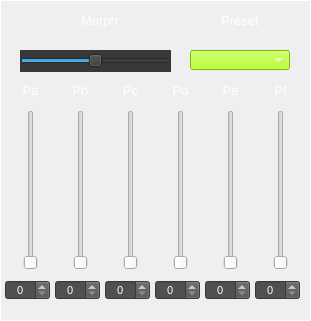
     <widget class="CustomFrame" name="frame_MsoSegments">
      <property name="geometry">
       <rect>
        <x>400</x>
        <y>170</y>
        <width>311</width>
        <height>321</height>
       </rect>
      </property>
      <property name="styleSheet">
       <string notr="true">color: rgb(255, 255, 255);</string>
      </property>
      <property name="frameShape">
       <enum>QFrame::Panel</enum>
      </property>
      <property name="frameShadow">
       <enum>QFrame::Plain</enum>
      </property>
      <property name="midLineWidth">
       <number>1</number>
      </property>
      <widget class="QLabel" name="label_109">
       <property name="geometry">
        <rect>
         <x>200</x>
         <y>10</y>
         <width>80</width>
         <height>21</height>
        </rect>
       </property>
       <property name="font">
        <font>
         <pointsize>10</pointsize>
        </font>
       </property>
       <property name="styleSheet">
        <string notr="true">color: rgb(255, 255, 255);</string>
       </property>
       <property name="text">
        <string>Preset</string>
       </property>
       <property name="alignment">
        <set>Qt::AlignCenter</set>
       </property>
      </widget>
      <widget class="QLabel" name="label_214">
       <property name="geometry">
        <rect>
         <x>54</x>
         <y>10</y>
         <width>91</width>
         <height>20</height>
        </rect>
       </property>
       <property name="font">
        <font>
         <pointsize>10</pointsize>
        </font>
       </property>
       <property name="styleSheet">
        <string notr="true">color: rgb(255, 255, 255);</string>
       </property>
       <property name="text">
        <string>Morph</string>
       </property>
       <property name="alignment">
        <set>Qt::AlignCenter</set>
       </property>
      </widget>
      <widget class="QLabel" name="label_215">
       <property name="geometry">
        <rect>
         <x>15</x>
         <y>80</y>
         <width>31</width>
         <height>21</height>
        </rect>
       </property>
       <property name="font">
        <font>
         <pointsize>10</pointsize>
        </font>
       </property>
       <property name="styleSheet">
        <string notr="true">color: rgb(255, 255, 255);</string>
       </property>
       <property name="text">
        <string>Pa</string>
       </property>
       <property name="alignment">
        <set>Qt::AlignCenter</set>
       </property>
      </widget>
      <widget class="QSpinBox" name="spinBox_MSO_Pos_a">
       <property name="geometry">
        <rect>
         <x>5</x>
         <y>280</y>
         <width>45</width>
         <height>20</height>
        </rect>
       </property>
       <property name="font">
        <font>
         <pointsize>8</pointsize>
        </font>
       </property>
       <property name="focusPolicy">
        <enum>Qt::NoFocus</enum>
       </property>
       <property name="styleSheet">
        <string notr="true">background-color: rgb(80,80,80);
color: rgb(255, 255, 255);</string>
       </property>
       <property name="alignment">
        <set>Qt::AlignCenter</set>
       </property>
       <property name="readOnly">
        <bool>false</bool>
       </property>
       <property name="accelerated">
        <bool>true</bool>
       </property>
       <property name="maximum">
        <number>100</number>
       </property>
       <property name="value">
        <number>0</number>
       </property>
      </widget>
      <widget class="CustomVerticalSlider" name="verticalSlider_MSO_Pos_a">
       <property name="geometry">
        <rect>
         <x>20</x>
         <y>110</y>
         <width>22</width>
         <height>160</height>
        </rect>
       </property>
       <property name="minimum">
        <number>1</number>
       </property>
       <property name="maximum">
        <number>2046</number>
       </property>
       <property name="singleStep">
        <number>10</number>
       </property>
       <property name="pageStep">
        <number>100</number>
       </property>
       <property name="orientation">
        <enum>Qt::Vertical</enum>
       </property>
       <property name="tickPosition">
        <enum>QSlider::NoTicks</enum>
       </property>
       <property name="tickInterval">
        <number>10</number>
       </property>
      </widget>
      <widget class="QSpinBox" name="spinBox_MSO_Pos_b">
       <property name="geometry">
        <rect>
         <x>55</x>
         <y>280</y>
         <width>45</width>
         <height>20</height>
        </rect>
       </property>
       <property name="font">
        <font>
         <pointsize>8</pointsize>
        </font>
       </property>
       <property name="focusPolicy">
        <enum>Qt::NoFocus</enum>
       </property>
       <property name="styleSheet">
        <string notr="true">background-color: rgb(80,80,80);
color: rgb(255, 255, 255);</string>
       </property>
       <property name="alignment">
        <set>Qt::AlignCenter</set>
       </property>
       <property name="readOnly">
        <bool>false</bool>
       </property>
       <property name="accelerated">
        <bool>true</bool>
       </property>
       <property name="maximum">
        <number>100</number>
       </property>
       <property name="value">
        <number>0</number>
       </property>
      </widget>
      <widget class="QSpinBox" name="spinBox_MSO_Pos_c">
       <property name="geometry">
        <rect>
         <x>105</x>
         <y>280</y>
         <width>45</width>
         <height>20</height>
        </rect>
       </property>
       <property name="font">
        <font>
         <pointsize>8</pointsize>
        </font>
       </property>
       <property name="focusPolicy">
        <enum>Qt::NoFocus</enum>
       </property>
       <property name="styleSheet">
        <string notr="true">background-color: rgb(80,80,80);
color: rgb(255, 255, 255);</string>
       </property>
       <property name="alignment">
        <set>Qt::AlignCenter</set>
       </property>
       <property name="readOnly">
        <bool>false</bool>
       </property>
       <property name="accelerated">
        <bool>true</bool>
       </property>
       <property name="maximum">
        <number>100</number>
       </property>
       <property name="value">
        <number>0</number>
       </property>
      </widget>
      <widget class="QSpinBox" name="spinBox_MSO_Pos_d">
       <property name="geometry">
        <rect>
         <x>155</x>
         <y>280</y>
         <width>45</width>
         <height>20</height>
        </rect>
       </property>
       <property name="font">
        <font>
         <pointsize>8</pointsize>
        </font>
       </property>
       <property name="focusPolicy">
        <enum>Qt::NoFocus</enum>
       </property>
       <property name="styleSheet">
        <string notr="true">background-color: rgb(80,80,80);
color: rgb(255, 255, 255);</string>
       </property>
       <property name="alignment">
        <set>Qt::AlignCenter</set>
       </property>
       <property name="readOnly">
        <bool>false</bool>
       </property>
       <property name="accelerated">
        <bool>true</bool>
       </property>
       <property name="maximum">
        <number>100</number>
       </property>
       <property name="value">
        <number>0</number>
       </property>
      </widget>
      <widget class="QSpinBox" name="spinBox_MSO_Pos_e">
       <property name="geometry">
        <rect>
         <x>205</x>
         <y>280</y>
         <width>45</width>
         <height>20</height>
        </rect>
       </property>
       <property name="font">
        <font>
         <pointsize>8</pointsize>
        </font>
       </property>
       <property name="focusPolicy">
        <enum>Qt::NoFocus</enum>
       </property>
       <property name="styleSheet">
        <string notr="true">background-color: rgb(80,80,80);
color: rgb(255, 255, 255);</string>
       </property>
       <property name="alignment">
        <set>Qt::AlignCenter</set>
       </property>
       <property name="readOnly">
        <bool>false</bool>
       </property>
       <property name="accelerated">
        <bool>true</bool>
       </property>
       <property name="maximum">
        <number>100</number>
       </property>
       <property name="value">
        <number>0</number>
       </property>
      </widget>
      <widget class="QSpinBox" name="spinBox_MSO_Pos_f">
       <property name="geometry">
        <rect>
         <x>255</x>
         <y>280</y>
         <width>45</width>
         <height>20</height>
        </rect>
       </property>
       <property name="font">
        <font>
         <pointsize>8</pointsize>
        </font>
       </property>
       <property name="focusPolicy">
        <enum>Qt::NoFocus</enum>
       </property>
       <property name="styleSheet">
        <string notr="true">background-color: rgb(80,80,80);
color: rgb(255, 255, 255);</string>
       </property>
       <property name="alignment">
        <set>Qt::AlignCenter</set>
       </property>
       <property name="readOnly">
        <bool>false</bool>
       </property>
       <property name="accelerated">
        <bool>true</bool>
       </property>
       <property name="maximum">
        <number>100</number>
       </property>
       <property name="value">
        <number>0</number>
       </property>
      </widget>
      <widget class="CustomVerticalSlider" name="verticalSlider_MSO_Pos_b">
       <property name="geometry">
        <rect>
         <x>70</x>
         <y>110</y>
         <width>22</width>
         <height>160</height>
        </rect>
       </property>
       <property name="minimum">
        <number>1</number>
       </property>
       <property name="maximum">
        <number>2046</number>
       </property>
       <property name="singleStep">
        <number>10</number>
       </property>
       <property name="pageStep">
        <number>100</number>
       </property>
       <property name="orientation">
        <enum>Qt::Vertical</enum>
       </property>
       <property name="tickPosition">
        <enum>QSlider::NoTicks</enum>
       </property>
       <property name="tickInterval">
        <number>10</number>
       </property>
      </widget>
      <widget class="CustomVerticalSlider" name="verticalSlider_MSO_Pos_c">
       <property name="geometry">
        <rect>
         <x>120</x>
         <y>110</y>
         <width>22</width>
         <height>160</height>
        </rect>
       </property>
       <property name="minimum">
        <number>1</number>
       </property>
       <property name="maximum">
        <number>2046</number>
       </property>
       <property name="singleStep">
        <number>10</number>
       </property>
       <property name="pageStep">
        <number>100</number>
       </property>
       <property name="orientation">
        <enum>Qt::Vertical</enum>
       </property>
       <property name="tickPosition">
        <enum>QSlider::NoTicks</enum>
       </property>
       <property name="tickInterval">
        <number>10</number>
       </property>
      </widget>
      <widget class="CustomVerticalSlider" name="verticalSlider_MSO_Pos_d">
       <property name="geometry">
        <rect>
         <x>170</x>
         <y>110</y>
         <width>22</width>
         <height>160</height>
        </rect>
       </property>
       <property name="minimum">
        <number>1</number>
       </property>
       <property name="maximum">
        <number>2046</number>
       </property>
       <property name="singleStep">
        <number>10</number>
       </property>
       <property name="pageStep">
        <number>100</number>
       </property>
       <property name="orientation">
        <enum>Qt::Vertical</enum>
       </property>
       <property name="tickPosition">
        <enum>QSlider::NoTicks</enum>
       </property>
       <property name="tickInterval">
        <number>10</number>
       </property>
      </widget>
      <widget class="CustomVerticalSlider" name="verticalSlider_MSO_Pos_e">
       <property name="geometry">
        <rect>
         <x>220</x>
         <y>110</y>
         <width>22</width>
         <height>160</height>
        </rect>
       </property>
       <property name="minimum">
        <number>1</number>
       </property>
       <property name="maximum">
        <number>2046</number>
       </property>
       <property name="singleStep">
        <number>10</number>
       </property>
       <property name="pageStep">
        <number>100</number>
       </property>
       <property name="orientation">
        <enum>Qt::Vertical</enum>
       </property>
       <property name="tickPosition">
        <enum>QSlider::NoTicks</enum>
       </property>
       <property name="tickInterval">
        <number>10</number>
       </property>
      </widget>
      <widget class="CustomVerticalSlider" name="verticalSlider_MSO_Pos_f">
       <property name="geometry">
        <rect>
         <x>270</x>
         <y>110</y>
         <width>22</width>
         <height>160</height>
        </rect>
       </property>
       <property name="minimum">
        <number>1</number>
       </property>
       <property name="maximum">
        <number>2046</number>
       </property>
       <property name="singleStep">
        <number>10</number>
       </property>
       <property name="pageStep">
        <number>100</number>
       </property>
       <property name="orientation">
        <enum>Qt::Vertical</enum>
       </property>
       <property name="tickPosition">
        <enum>QSlider::NoTicks</enum>
       </property>
       <property name="tickInterval">
        <number>10</number>
       </property>
      </widget>
      <widget class="QLabel" name="label_216">
       <property name="geometry">
        <rect>
         <x>65</x>
         <y>80</y>
         <width>31</width>
         <height>21</height>
        </rect>
       </property>
       <property name="font">
        <font>
         <pointsize>10</pointsize>
        </font>
       </property>
       <property name="styleSheet">
        <string notr="true">color: rgb(255, 255, 255);</string>
       </property>
       <property name="text">
        <string>Pb</string>
       </property>
       <property name="alignment">
        <set>Qt::AlignCenter</set>
       </property>
      </widget>
      <widget class="QLabel" name="label_217">
       <property name="geometry">
        <rect>
         <x>115</x>
         <y>80</y>
         <width>31</width>
         <height>21</height>
        </rect>
       </property>
       <property name="font">
        <font>
         <pointsize>10</pointsize>
        </font>
       </property>
       <property name="styleSheet">
        <string notr="true">color: rgb(255, 255, 255);</string>
       </property>
       <property name="text">
        <string>Pc</string>
       </property>
       <property name="alignment">
        <set>Qt::AlignCenter</set>
       </property>
      </widget>
      <widget class="QLabel" name="label_218">
       <property name="geometry">
        <rect>
         <x>165</x>
         <y>80</y>
         <width>31</width>
         <height>21</height>
        </rect>
       </property>
       <property name="font">
        <font>
         <pointsize>10</pointsize>
        </font>
       </property>
       <property name="styleSheet">
        <string notr="true">color: rgb(255, 255, 255);</string>
       </property>
       <property name="text">
        <string>Pd</string>
       </property>
       <property name="alignment">
        <set>Qt::AlignCenter</set>
       </property>
      </widget>
      <widget class="QLabel" name="label_219">
       <property name="geometry">
        <rect>
         <x>215</x>
         <y>80</y>
         <width>31</width>
         <height>21</height>
        </rect>
       </property>
       <property name="font">
        <font>
         <pointsize>10</pointsize>
        </font>
       </property>
       <property name="styleSheet">
        <string notr="true">color: rgb(255, 255, 255);</string>
       </property>
       <property name="text">
        <string>Pe</string>
       </property>
       <property name="alignment">
        <set>Qt::AlignCenter</set>
       </property>
      </widget>
      <widget class="QLabel" name="label_220">
       <property name="geometry">
        <rect>
         <x>265</x>
         <y>80</y>
         <width>31</width>
         <height>21</height>
        </rect>
       </property>
       <property name="font">
        <font>
         <pointsize>10</pointsize>
        </font>
       </property>
       <property name="styleSheet">
        <string notr="true">color: rgb(255, 255, 255);</string>
       </property>
       <property name="text">
        <string>Pf</string>
       </property>
       <property name="alignment">
        <set>Qt::AlignCenter</set>
       </property>
      </widget>
      <widget class="CustomComboBox" name="comboBox_MsoPreset">
       <property name="geometry">
        <rect>
         <x>190</x>
         <y>50</y>
         <width>100</width>
         <height>20</height>
        </rect>
       </property>
       <property name="font">
        <font>
         <pointsize>8</pointsize>
        </font>
       </property>
       <property name="focusPolicy">
        <enum>Qt::NoFocus</enum>
       </property>
       <property name="styleSheet">
        <string notr="true">selection-background-color: rgb(255, 0, 0);
border-color: rgb(0, 0, 0);
background-color: rgb(170, 255, 0);
</string>
       </property>
       <property name="currentText">
        <string/>
       </property>
       <property name="currentIndex">
        <number>-1</number>
       </property>
       <property name="maxVisibleItems">
        <number>4</number>
       </property>
      </widget>
      <widget class="CustomHorizontalSlider" name="horizontalSlider_MsoMorph">
       <property name="geometry">
        <rect>
         <x>20</x>
         <y>50</y>
         <width>151</width>
         <height>22</height>
        </rect>
       </property>
       <property name="focusPolicy">
        <enum>Qt::NoFocus</enum>
       </property>
       <property name="styleSheet">
        <string notr="true">background-color: rgb(56, 56, 56);</string>
       </property>
       <property name="minimum">
        <number>5</number>
       </property>
       <property name="maximum">
        <number>95</number>
       </property>
       <property name="value">
        <number>50</number>
       </property>
       <property name="orientation">
        <enum>Qt::Horizontal</enum>
       </property>
      </widget>
     </widget>
